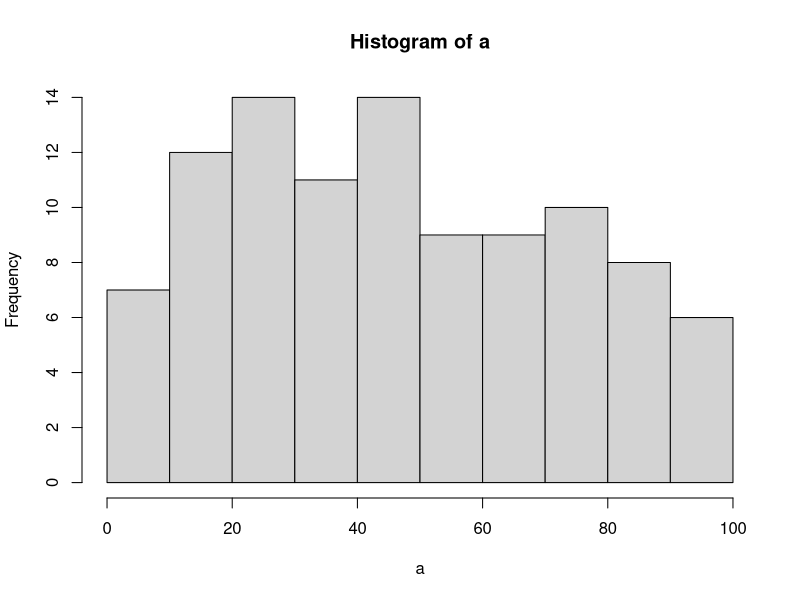

Write R code to recreate this figure. (Note: this script raises an error after producing the figure.)
## ---- chunk 1
1+1 
3-2
4*6
5/7
## ---- chunk 2
Numbers_List <-seq(1:100)

for (i in 1:length(Numbers_List)){
  print(Numbers_List[[i]])
}

## ---- chunk 3
Numbers_List <-seq(1:100)

for (i in 1:length(Numbers_List)){
  print(Numbers_List[[i]])
}
sum(Numbers_List)
## ---- chunk 4
Odd_numbers <-seq(1, 99, 2)
 print(Odd_numbers)

## ---- chunk 5
Prime_Numbers <-(1:500)*2
print(Prime_Numbers)
## ---- chunk 6
rnorm(100) 
## ---- chunk 7
rnorm(100, mean = 6, sd = 6)

## ---- chunk 8
x_mean <-c(1,3,9,-22,22,6,7,10,15,4,25)
my_fun <-function(x_mean){ sum(x_mean)/length(x_mean)} 
print(my_fun(x_mean))
## ---- chunk 9
Y<-c(1,3,9,-22,22,6,7,10,15,4,25,22,56,7,22,22)
table(Y)
C=table(Y)

names(which.max(C))


## ---- chunk 10
Count1 <-c(1,3,9,-22,22,6,7,10,15,4,25)

length(Count1)

## ---- chunk 11
letter<-c("jtymhrtyoilnk")
strsplit(letter, split = "")

length(letter)

## ---- chunk 12
strV<-"How can we understand R if we don't read"
sapply(strsplit(strV," "),length)

## ---- chunk 13
Str1<-"bbbjshjfsiiiisihfksbjsuuuus"
(strsplit(Str1,""))

table(Str1)


## ---- chunk 14
Word<-"Learning"
sentence<-" Learning R is hard "

grepl(Word,sentence)

## ---- chunk 15
print(as.numeric(Sys.time())*1000, digits=15)
## ---- chunk 16

## ---- chunk 17

## ---- chunk 18

## ---- chunk 19
for (a in 1:100) {
 if (a %% 3 == 0) {print("Fizz")}
 else if (a %% 5 == 0) {print("Buzz")}
 else print(a)
}

## ---- chunk 20
a<-"some text that has some letters"



## ---- chunk 21
a<-runif(100,0,100)
hist(a)
## ---- chunk 22
X<-c(1,2,3,4,5,6,7,8,9,10)
x*2
for(i in 1:10) {
print(paste(X,'x', i, '=', X*i))
}

## ---- chunk 23
old <- c("A B C D E F G H I J K L M N O P Q R S T U V W X Y Z ", "a b c d e f g h i j k l m n  o p q r s t u v w x y z", 0:9)

new <- sample(old)

old_string <- paste(old, collapse = "")
new_string <- paste(new, collapse = "")

encrypt <- function(message) {
  chartr(old_string, new_string, message)
}

decrypt <- function(message) {
  chartr(new_string, old_string, message)
}

## ---- chunk 24
sample(c(1,2,3,4,5,6),2)
total_sum<-0
number_of_rolls<-0
while(total_sum < 25){
  number_of_rolls <- number_of_rolls+1
  total_sum <-total_sum+sample(c(1,2,3,4,5,6),1)
}
## ---- chunk 25
R2<-sample(sample(2:12,size = 100,replace = TRUE, prob = table(outer(1:6,1:6,"+")) / 36)
)
